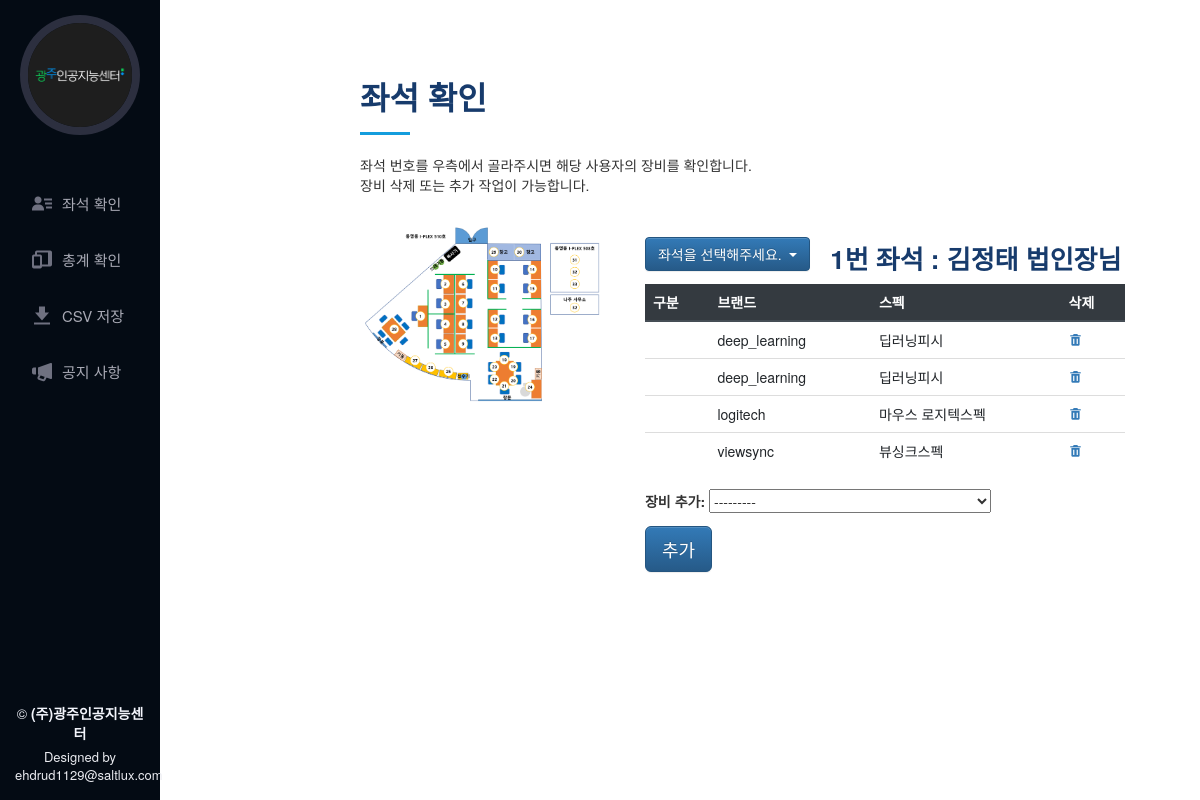
The app's page /check_seat/1, older data.
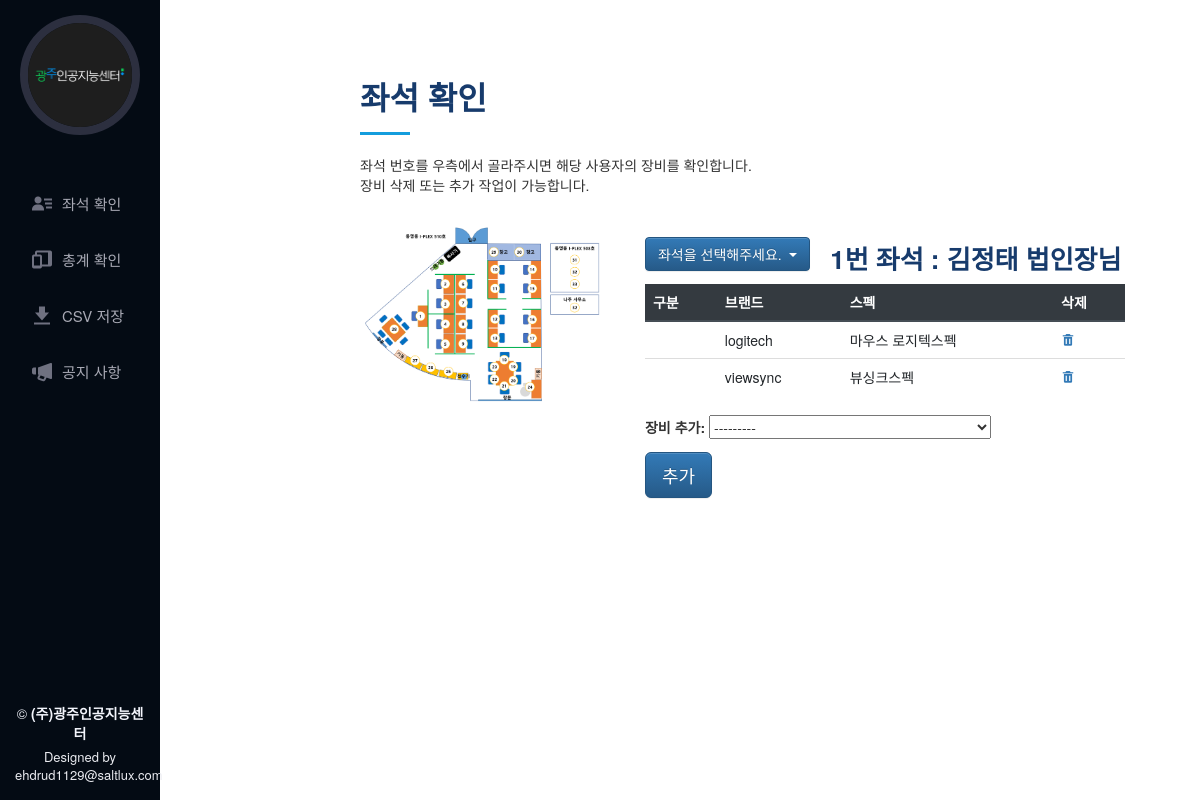
The same page, newer data.
### app_equipments/models.py (models this page shows)
class Device(models.Model):
    device_id = models.AutoField(primary_key=True)
    purchase_date = DateField(default=datetime.date.today)
    category = models.CharField(max_length=20, default='', choices=CATEGORY_CHOICES)
    brand = models.CharField(max_length=20, default='', choices=BRAND_CHOICES)
    amount = models.IntegerField(default=1)
    spec = models.TextField(blank=True, default='')
    is_assets = models.CharField(blank=True, max_length=20, default='', choices=IS_ASSETS_CHOICES)
    etc = models.TextField(blank=True, default='')
    def __str__(self):
        return str(self.category) + " | " + str(self.brand) + " | " + str(self.purchase_date) + " | " + str(self.spec)
    class Meta:
        ordering = ('category', 'brand', 'purchase_date')

### app_equipments/views.py (the view)
# urls.py: path('check_seat/<int:seat>', check_seat, name='check_seat'),
def check_seat(request, seat):
    seat_all = User.objects.all()
    user = User.objects.get(seat=seat)
    usage = Usage.objects.filter(user_id=user.user_id).order_by('device_id')
    device_usage_info = []
    for i in usage:
        device = str(i.device_id).split('|')
        device_spec = Device.objects.filter(category=device[0].strip(), brand=device[1].strip())
        device_info = {
            'device_id': device_spec[0].device_id,
            'category': device[0],
            'brand': device[1],
            'spec': device_spec[0].spec
        }
        device_usage_info.append(device_info)
    if request.method == "POST":
        form = UsageEditForm(request.POST)
        if form.is_valid():
            new_usage = form.save(commit=False)
            new_usage.user_id = user
            new_usage.save()
            seat = user.seat
            get_page = '/check_seat/' + str(seat)
        return redirect(get_page)
    else:
        form = UsageEditForm()
    return render(request, 'app_equipments/menu/check_seat.html', {'seat_all': seat_all, 'user': user, 'device_usage_info': device_usage_info, 'form': form})

### app_equipments/forms.py
class UsageEditForm(forms.ModelForm):
    class Meta:
        model = Usage
        fields = ['device_id',]
        labels = {
            'device_id': '장비 추가',
        }
    def __init__(self, *args, **kwargs):
        super(UsageEditForm, self).__init__(*args, **kwargs)

### app_equipments/templates/app_equipments/menu/check_seat.html (shortened to what this page needs)
{% extends 'app_equipments/base/base.html' %}
{% load static %}
{% block content %}
<main id="main">
  <section id="about" class="about ">
    <div class="container about-area">
      <div class="section-title">
        <h2>좌석 확인</h2>
        <p>좌석 번호를 우측에서 골라주시면 해당 사용자의 장비를 확인합니다.</p>
        <p>장비 삭제 또는 추가 작업이 가능합니다.</p>
      </div>
      <div class="row">
        <div class="col-lg-4" data-aos="fade-right">
          <img src='{% static "app_equipments/assets/img/seats.PNG" %}' class="img-seats" alt="">
        </div>
        <div class="col-lg-8 pt-4 pt-lg-0 content" data-aos="fade-left">
          <div class="col-lg-12">
            <div>
              <table>
                <tr>
                  <td>
                    <div class="dropdown">
                      <button type="button" class="btn btn-primary dropdown-toggle" data-toggle="dropdown" aria-haspopup="true" aria-expanded="false">
                      좌석을 선택해주세요.
                      </button>
                    </div>
                  </td>
                  <td width="20px"></td>
                  <td>
                    <h3>{{user.seat}}번 좌석 : {{user.name}} {{user.rank}}</h3>
                  </td>
                </tr>
              </table>
            </div>
            <table class="table">
              <thead class="thead-dark">
                <tr>
                  <th scope="col">구분</th>
                  <th scope="col">브랜드</th>
                  <th scope="col">스펙</th>
                  <th scope="col">삭제</th>
                </tr>
              </thead>
              <tbody>
              {% for device_info in device_usage_info %}
                <tr>
                  <td>{{device_info.category}}</td>
                  <td>{{device_info.brand}}</td>
                  <td>{{device_info.spec}}</td>
                  <td><a href="{% url 'check_seat_delete' user.user_id device_info.device_id %}"><i class="bx bxs-trash"></i></a></td>
                </tr>
              {% endfor %}
              </tbody>
            </table>
                <form method="post">
                  {{ form.as_p }}
                  <button type="submit" class="btn btn-primary btn-lg">추가</button>
                </form>
          </div>
        </div>
      </div>
    </div>
  </section>
</main>
{% endblock %}

Row changes from the older to the newer data that the page shows:
removed Device: brand "deep_learning", spec "딥러닝피시"
